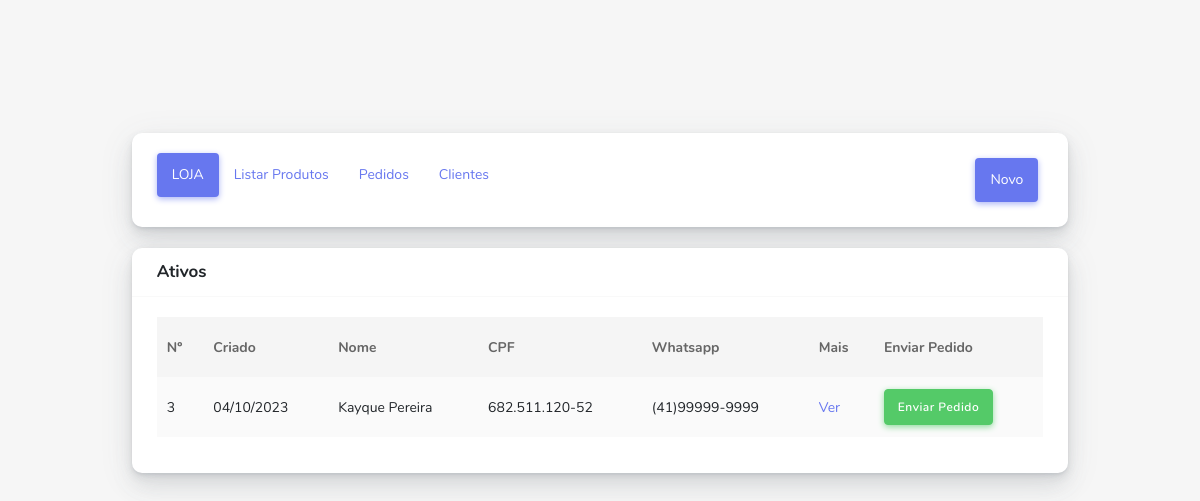
The app's page /painel/clientes.php with its own data.
### tables this page shows
CREATE TABLE `cliente` (
  `id` int(11) NOT NULL,
  `nome` varchar(150) NOT NULL,
  `valor` decimal(10,2) NOT NULL,
  `ip` varchar(100) NOT NULL,
  `cpf` varchar(100) NOT NULL,
  `email` varchar(255) NOT NULL,
  `whatsapp` varchar(100) NOT NULL,
  `status` varchar(1) NOT NULL DEFAULT 'S',
  `endereco` varchar(150) NOT NULL,
  `cep` varchar(70) NOT NULL,
  `estado` varchar(70) NOT NULL,
  `cidade` varchar(70) NOT NULL,
  `data` datetime NOT NULL
);

### sheep_core/includes.php (called while the page is built, shortened)
<?php
function sheep_classes($sheepClasses) {
    $sheepDiretorio = ['diretor', 'funcionarios',  'gerentes_operacionais', 'gerentes'];
    $sheepFiscaliza = null;
    foreach ($sheepDiretorio as $sheepNomeDiretorio):
        if (!$sheepFiscaliza && file_exists(__DIR__ . '/' ."{$sheepNomeDiretorio}" . '/' ."{$sheepClasses}.php") && !is_dir(__DIR__  . '/' . "{$sheepNomeDiretorio}" . '/' ."{$sheepClasses}.php")):
            $sheepFiscaliza = true;
        endif;
    endforeach;
}
?>

### sheep_core/gerentes_operacionais/Ler.php (called while the page is built, shortened)
<?php
class Ler extends Conexao{
    private $Seleciona;
    private $Resultado;
    private $Ler;
    public function Leitura($BD, $SQL = null, $Adicionais = null)
    {
      $this->Seleciona = "SELECT * FROM {$BD} {$SQL}";
      $this->Execute();
    }
    public function getResultado(){
        return $this->Resultado;
    }
    private function Canectar()
    {
       $this->Canectar = parent::getCanectar();
       $this->Ler = $this->Canectar->prepare($this->Seleciona);
       $this->Ler->setFetchMode(PDO::FETCH_ASSOC);
    }
    private function Execute()
    {
        $this->Canectar();
        try {
            $this->Ler->execute();
            $this->Resultado = $this->Ler->fetchAll();
        } catch (Exception $ms) {
            $this->Resultado = null;
            print "<b>Erro ao ler: {$ms->getMessage()}</b> ";
        }
    }
}

### sheep_core/diretor/Conexao.php (called while the page is built)
<?php
class Conexao{
    private static $sheepHost = SHEEP_HOST;
    private static $sheepUsuario = SHEEP_USER;
    private static $sheepSenha = SHEEP_SENHA;
    private static $sheepDb = SHEEP_BD;
    private static $Canectar = null;
    private static function Conectar() {
        try {
            if (self::$Canectar == null):
                $dsn = 'mysql:host=' . self::$sheepHost . ';dbname=' . self::$sheepDb;
                $op = [ PDO::MYSQL_ATTR_INIT_COMMAND => 'SET NAMES UTF8'];
                self::$Canectar = new PDO($dsn, self::$sheepUsuario, self::$sheepSenha, $op);
            endif;
        } catch (PDOException $e) {
            echo $e->getMessage();
            die;
        }
        self::$Canectar->setAttribute(PDO::ATTR_ERRMODE, PDO::ERRMODE_EXCEPTION);
        return self::$Canectar;
    }
    public static function getCanectar() {
        return self::Conectar();
    }
}

### painel/clientes.php (the view, shortened to what this page needs)
<!DOCTYPE html>
<html lang="pt-br" >
<head >
        <link rel="stylesheet" href="assets/css/app.min.css">
        <link rel="stylesheet" href="assets/css/style.css">
</head>
<body>
<div align="center" style="padding:20px; margin-top:120px;" >
        <div class="col-md-10">
      <section class="section" >
            <?php
            require_once('topo.php');
            ?>
           <br>
          <div class="row">
              <div class="col-12">
                <div class="card">
                  <div class="card-header">
                    <h4>Ativos</h4>
                  </div>
                  <div class="card-body">
                    <div class="table-responsive">
                      <table class="table table-striped table-hover" id="save-stage" style="width:100%;">
                        <thead>
                          <tr>
                            <th>Nº</th>
                            <th>Criado</th>
                            <th>Nome</th>
                            <th>CPF</th>
                            <th>Whatsapp</th>
                            <th>Mais</th>
                            <th>Enviar Pedido</th>
                          </tr>
                        </thead>
                        <tbody>
                        <?php
                            $ler = new Ler();
                            $ler->Leitura('cliente', "ORDER BY data DESC");
                            if($ler->getResultado()){
                                foreach($ler->getResultado() as $cliente){
                                $cliente = (object) $cliente;
                            ?>
                          <tr>
                            <td><?=$cliente->id?></td>
                            <td><?= date('d/m/Y', strtotime($cliente->data)) ?></td>
                            <td><?=$cliente->nome?></td>
                            <td><?=$cliente->cpf?></td>
                            <td><?=$cliente->whatsapp?></td>
                            <td><a href="#" data-toggle="modal" data-target="#ver<?=$cliente->id?>">Ver</a></td>
                            <td>
                                <form action="filtros/enviar.php" method="post">
                                 <button type="submit" class="btn btn-icon btn-success">Enviar Pedido</button>
                                 </form>
                            </td>
                          </tr>
                           <?php
                                }
                            }
                           ?>
                        </tbody>
                      </table>
                    </div>
                  </div>
                </div>
              </div>
            </div>
      </section>
      </div>
    </div>
</body>
</html>

### records on screen
cliente: id "3", data "04/10/2023", nome "Kayque Pereira", cpf "682.511.120-52", whatsapp "(41)99999-9999"
